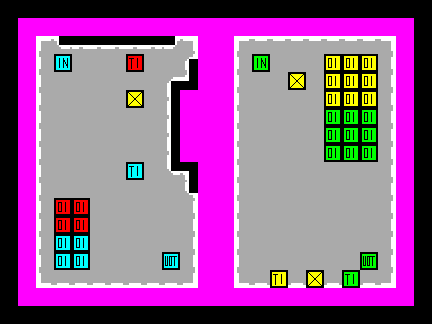

Tiled map render using the project's own tile images. Description and the whole map definition, tile-layer contents included, below:
An orthogonal 24x18 tile map with 18x18 px tiles, 3 tile layers (Tile Layer 3, Tile Layer 1, Tile Layer 2) and 5 objects (3x Box, P1, P2).

<map version="1.0" tiledversion="1.1.4" orientation="orthogonal" renderorder="right-down" width="24" height="18" tilewidth="18" tileheight="18" infinite="0" nextobjectid="6">
 <tileset firstgid="1" source="18bit.tsx" />
 <layer name="Tile Layer 3" width="24" height="18">
  <properties>
   <property name="collidable" type="bool" value="true" />
  </properties>
  <data encoding="csv">
0,0,0,0,0,0,0,0,0,0,0,0,0,0,0,0,0,0,0,0,0,0,0,0,
0,1,1,1,1,1,1,1,1,1,1,1,1,1,1,1,1,1,1,1,1,1,1,0,
0,1,0,0,0,0,0,0,0,0,0,1,1,0,0,0,0,0,0,0,0,0,1,0,
0,1,0,0,0,0,0,0,0,0,0,1,1,0,0,0,0,0,0,0,0,0,1,0,
0,1,0,0,0,0,0,0,0,0,0,1,1,0,0,0,0,0,0,0,0,0,1,0,
0,1,0,0,0,0,0,0,0,0,1,1,1,0,0,0,0,0,0,0,0,0,1,0,
0,1,0,0,0,0,0,0,0,0,1,1,1,0,0,0,0,0,0,0,0,0,1,0,
0,1,0,0,0,0,0,0,0,0,1,1,1,0,0,0,0,0,0,0,0,0,1,0,
0,1,0,0,0,0,0,0,0,0,1,1,1,0,0,0,0,0,0,0,0,0,1,0,
0,1,0,0,0,0,0,0,0,0,0,1,1,0,0,0,0,0,0,0,0,0,1,0,
0,1,0,0,0,0,0,0,0,0,0,1,1,0,0,0,0,0,0,0,0,0,1,0,
0,1,0,0,0,0,0,0,0,0,0,1,1,0,0,0,0,0,0,0,0,0,1,0,
0,1,0,0,0,0,0,0,0,0,0,1,1,0,0,0,0,0,0,0,0,0,1,0,
0,1,0,0,0,0,0,0,0,0,0,1,1,0,0,0,0,0,0,0,0,0,1,0,
0,1,0,0,0,0,0,0,0,0,0,1,1,0,0,0,0,0,0,0,0,0,1,0,
0,1,0,0,0,0,0,0,0,0,0,1,1,0,0,0,0,0,0,0,0,0,1,0,
0,1,1,1,1,1,1,1,1,1,1,1,1,1,1,1,1,1,1,1,1,1,1,0,
0,0,0,0,0,0,0,0,0,0,0,0,0,0,0,0,0,0,0,0,0,0,0,0
</data>
 </layer>
 <layer name="Tile Layer 1" width="24" height="18">
  <data encoding="csv">
0,0,0,0,0,0,0,0,0,0,0,0,0,0,0,0,0,0,0,0,0,0,0,0,
0,1,1,1,1,1,1,1,1,1,1,1,0,0,0,0,0,0,0,0,0,0,0,0,
0,1,3,3221225480,6,6,6,6,6,1073741832,2684354563,1,0,0,0,0,0,0,0,0,0,0,0,0,
0,1,1610612740,12,2,2,2,27,2,2,1610612744,1,0,0,0,0,0,0,0,0,0,0,0,0,
0,1,1610612740,2,2,2,2,2,2,7,3221225477,1,0,0,0,0,0,0,0,0,0,0,0,0,
0,1,1610612740,2,2,2,2,11,2,2684354566,1,1,0,0,0,0,0,0,0,0,0,0,0,0,
0,1,1610612740,2,2,2,2,2,2,2684354566,1,1,0,0,0,0,0,0,0,0,0,0,0,0,
0,1,1610612740,2,2,2,2,2,2,2684354566,1,1,0,0,0,0,0,0,0,0,0,0,0,0,
0,1,1610612740,2,2,2,2,2,2,2684354566,1,1,0,0,0,0,0,0,0,0,0,0,0,0,
0,1,1610612740,2,2,2,2,23,2,1610612743,2684354565,1,0,0,0,0,0,0,0,0,0,0,0,0,
0,1,1610612740,2,2,2,2,2,2,2,536870920,1,0,0,0,0,0,0,0,0,0,0,0,0,
0,1,1610612740,37,37,2,2,2,2,2,2684354564,1,0,0,0,0,0,0,0,0,0,0,0,0,
0,1,1610612740,37,37,2,2,2,2,2,2684354564,1,0,0,0,0,0,0,0,0,0,0,0,0,
0,1,1610612740,33,33,2,2,2,2,2,2684354564,1,0,0,0,0,0,0,0,0,0,0,0,0,
0,1,1610612740,33,33,2,2,2,2,13,2684354564,1,0,0,0,0,0,0,0,0,0,0,0,0,
0,1,1610612739,3221225476,3221225476,3221225476,3221225476,3221225476,3221225476,3221225476,3221225475,1,0,0,0,0,0,0,0,0,0,0,0,0,
0,1,1,1,1,1,1,1,1,1,1,1,0,0,0,0,0,0,0,0,0,0,0,0,
0,0,0,0,0,0,0,0,0,0,0,0,0,0,0,0,0,0,0,0,0,0,0,0
</data>
 </layer>
 <layer name="Tile Layer 2" width="24" height="18">
  <data encoding="csv">
0,0,0,0,0,0,0,0,0,0,0,0,0,0,0,0,0,0,0,0,0,0,0,0,
0,0,0,0,0,0,0,0,0,0,0,0,1,1,1,1,1,1,1,1,1,1,1,0,
0,0,0,0,0,0,0,0,0,0,0,0,1,3,4,4,4,4,4,4,4,2684354563,1,0,
0,0,0,0,0,0,0,0,0,0,0,0,1,1610612740,14,2,2,2,31,31,31,2684354564,1,0,
0,0,0,0,0,0,0,0,0,0,0,0,1,1610612740,2,2,11,2,31,31,31,2684354564,1,0,
0,0,0,0,0,0,0,0,0,0,0,0,1,1610612740,2,2,2,2,31,31,31,2684354564,1,0,
0,0,0,0,0,0,0,0,0,0,0,0,1,1610612740,2,2,2,2,35,35,35,2684354564,1,0,
0,0,0,0,0,0,0,0,0,0,0,0,1,1610612740,2,2,2,2,35,35,35,2684354564,1,0,
0,0,0,0,0,0,0,0,0,0,0,0,1,1610612740,2,2,2,2,35,35,35,2684354564,1,0,
0,0,0,0,0,0,0,0,0,0,0,0,1,1610612740,2,2,2,2,2,2,2,2684354564,1,0,
0,0,0,0,0,0,0,0,0,0,0,0,1,1610612740,2,2,2,2,2,2,2,2684354564,1,0,
0,0,0,0,0,0,0,0,0,0,0,0,1,1610612740,2,2,2,2,2,2,2,2684354564,1,0,
0,0,0,0,0,0,0,0,0,0,0,0,1,1610612740,2,2,2,2,2,2,2,2684354564,1,0,
0,0,0,0,0,0,0,0,0,0,0,0,1,1610612740,2,2,2,2,2,2,2,2684354564,1,0,
0,0,0,0,0,0,0,0,0,0,0,0,1,1610612740,2,2,2,2,2,2,15,2684354564,1,0,
0,0,0,0,0,0,0,0,0,0,0,0,1,1610612739,3221225476,21,3221225476,11,3221225476,25,3221225476,3221225475,1,0,
0,0,0,0,0,0,0,0,0,0,0,0,1,1,1,1,1,1,1,1,1,1,1,0,
0,0,0,0,0,0,0,0,0,0,0,0,0,0,0,0,0,0,0,0,0,0,0,0
</data>
 </layer>
 <objectgroup name="Objects">
  <object id="1" name="P1" x="54" y="54" width="18" height="18" />
  <object id="2" name="P2" x="252" y="54" width="18" height="18" />
  <object id="3" name="Box" x="288" y="72" width="18" height="18" />
  <object id="4" name="Box" x="126" y="90" width="18" height="18" />
  <object id="5" name="Box" x="306" y="270" width="18" height="18" />
 </objectgroup>
</map>
